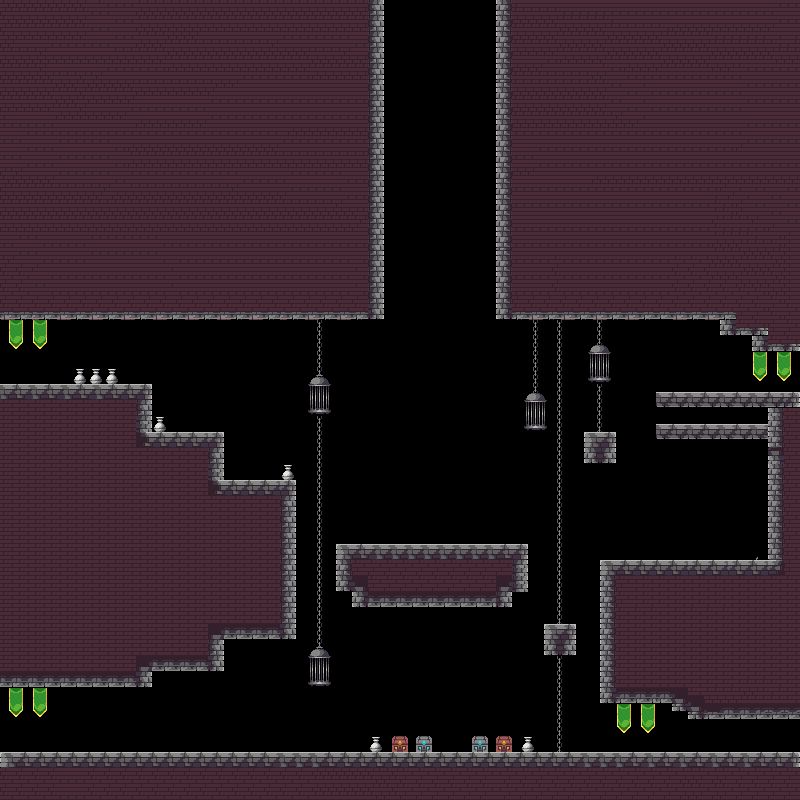

Tiled map render using the project's own tile images. Description and the map definition, with tile-layer contents summarised, below:
An orthogonal 100x100 tile map with 8x8 px tiles, 2 tile layers (Capa de patrones 1, Tile Layer 2), 2 tilesets and 41 objects (2x Salida_Torre, 0, 3, 2, 1, ...).

<map version="1.2" tiledversion="1.3.3" orientation="orthogonal" renderorder="left-up" compressionlevel="0" width="100" height="100" tilewidth="8" tileheight="8" infinite="0" nextlayerid="17" nextobjectid="97">
 <tileset firstgid="1" name="Assets" tilewidth="8" tileheight="8" tilecount="1288" columns="46">
  <image source="Assets.png" width="368" height="224" />
 </tileset>
 <tileset firstgid="1289" name="prueba_castillo" tilewidth="8" tileheight="8" tilecount="10000" columns="100">
  <image source="prueba_castillo.png" width="800" height="800" />
 </tileset>
 <layer id="2" name="Capa de patrones 1" width="100" height="100">
  <data>[10000 cells, 6886 non-empty, 121 distinct tile ids]</data>
 </layer>
 <layer id="12" name="Tile Layer 2" width="100" height="100">
  <data>[10000 cells, 283 non-empty, 53 distinct tile ids]</data>
 </layer>
 <objectgroup id="14" name="10">
  <object id="56" x="129.333" y="688" width="22.6667" height="63.8788" />
 </objectgroup>
 <objectgroup id="4" name="Entradas">
  <object id="1" name="0" x="18.1667" y="365.015" width="47" height="18.8182" />
  <object id="53" name="3" x="747.849" y="371.242" width="45.3333" height="20.4242" />
  <object id="64" name="2" x="22" y="732.818" width="58.6667" height="18.1818" />
  <object id="65" name="1" x="733.625" y="732.549" width="26.0833" height="18.7424" />
  <object id="90" name="4" x="404.25" y="-67" width="79" height="60" />
 </objectgroup>
 <objectgroup id="13" name="Metadata">
  <object id="54" name="zona/tutorial" x="-37.7495" y="123.412" />
 </objectgroup>
 <objectgroup id="11" name="Salidas">
  <object id="49" name="Torre_1/0" x="828.727" y="351.818" width="32" height="38.4545" />
  <object id="62" name="Mina_1/0" x="827.849" y="718.663" width="23.25" height="32.9886" />
  <object id="63" name="Tutorial_2/1" x="-61.1515" y="320.417" width="32" height="64.5" />
  <object id="66" name="Cementerio_1/0" x="-32.0606" y="687.447" width="32" height="64.5" />
 </objectgroup>
 <objectgroup id="9" name="Hitboxes">
  <object id="23" x="-31.1364" y="751.938" width="882.913" height="7.5625" />
  <object id="34" x="655.924" y="392" width="203.636" height="14.9545" />
  <object id="37" x="752" y="344" width="107.318" height="7" />
  <object id="38" x="752" y="328" width="15" height="14" />
  <object id="41" x="720" y="312.5" width="31" height="22" />
  <object id="42" x="-59" y="288.25" width="442" height="31.75" />
  <object id="58" x="152.136" y="432.011" width="71.9328" height="239.045" />
  <object id="60" x="222.682" y="480.205" width="73.1136" height="157.75" />
  <object id="61" x="-29.0568" y="383.959" width="181.182" height="303.969" />
  <object id="67" x="656.068" y="423.985" width="111.909" height="15.2273" />
  <object id="70" x="336.125" y="543.833" width="191.583" height="48.0833" />
  <object id="72" x="351.875" y="591.292" width="159.833" height="16.3333" />
  <object id="74" x="600.091" y="560.136" width="200.409" height="142.364" />
  <object id="75" x="584.364" y="432.727" width="31.4545" height="30.9091" />
  <object id="76" x="768.17" y="407.273" width="32.0114" height="153.272" />
  <object id="78" x="544.091" y="623.951" width="31.9545" height="31.0028" />
  <object id="80" x="672" y="702.625" width="128.125" height="8.125" />
  <object id="81" x="688.102" y="710.688" width="162.841" height="8.125" />
  <object id="86" x="496.5" y="288" width="223.75" height="30" />
  <object id="87" x="370" y="-77.5" width="13.5" height="366" />
  <object id="88" x="495.5" y="-77.5" width="13.5" height="366" />
  <object id="89" x="370.25" y="-91.75" width="139" height="14.25" />
 </objectgroup>
 <objectgroup id="7" name="Palancas">
  <object id="15" name="Salida_Torre" x="748.349" y="407.242" width="17.6667" height="17" />
 </objectgroup>
 <objectgroup id="4" name="NPC">
  <object id="56" name="tendero" x="439.97" y="727.989" width="24" height="24" />
  <object id="57" name="cartel_llaves" x="343.538" y="519.553" width="24" height="24" />
  <object id="84" name="bossDoor" x="374" y="408.125" width="128" height="135.25" />
 </objectgroup>
 <objectgroup id="16" name="Monedas">
  <object id="94" x="432" y="176" width="16" height="16" />
  <object id="95" x="432" y="216" width="16" height="16" />
  <object id="96" x="432" y="248" width="16" height="16" />
 </objectgroup>
 <objectgroup id="8" name="Puertas" opacity="0.7">
  <object id="21" name="Salida_Torre" x="702" y="311.5" width="18" height="87.6667" />
 </objectgroup>
</map>
